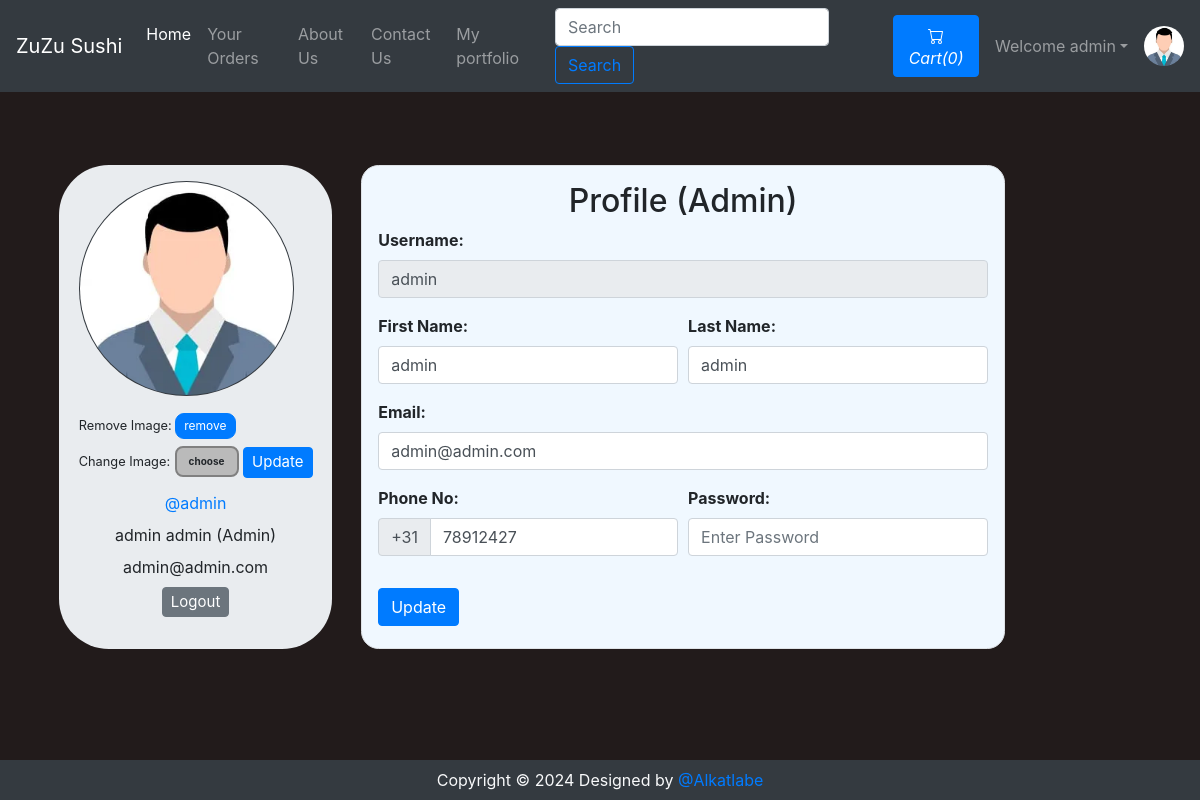
The page /viewProfile.php (signed in) on the database its author committed.
### tables this page shows
CREATE TABLE `sitedetail` (
  `tempId` int(11) NOT NULL,
  `systemName` varchar(21) NOT NULL,
  `email` varchar(255) NOT NULL,
  `contact1` bigint(21) NOT NULL,
  `contact2` bigint(21) DEFAULT NULL COMMENT 'Optional',
  `address` text NOT NULL,
  `dateTime` datetime NOT NULL DEFAULT '0000-00-00 00:00:00' ON UPDATE current_timestamp()
);

CREATE TABLE `users` (
  `id` int(21) NOT NULL,
  `username` varchar(21) NOT NULL,
  `firstName` varchar(21) NOT NULL,
  `lastName` varchar(21) NOT NULL,
  `email` varchar(35) NOT NULL,
  `phone` bigint(20) NOT NULL,
  `userType` enum('0','1') NOT NULL DEFAULT '0' COMMENT '0=user\r\n1=admin',
  `password` varchar(255) NOT NULL,
  `joinDate` datetime NOT NULL DEFAULT current_timestamp()
);

### viewProfile.php (the view, shortened to what this page needs)
<!DOCTYPE HTML>
<html lang="en">
<head>
    <link rel="stylesheet" href="https://stackpath.bootstrapcdn.com/bootstrap/4.2.1/css/bootstrap.min.css">
    <link rel="stylesheet" href="https://stackpath.bootstrapcdn.com/bootstrap/4.3.1/css/bootstrap.min.css">
    <link rel="stylesheet" href="https://use.fontawesome.com/releases/v5.7.2/css/all.css">
</head>
<body>
    <?php include 'Templates/_dbconnect.php';?>
    <?php require 'Templates/_nav.php' ?>
    <?php
        if($loggedin) {
    ?>
    <div class="container">
        <?php
            $sql = "SELECT * FROM users WHERE id='$userId'";
            $result = mysqli_query($conn, $sql);
            $row=mysqli_fetch_assoc($result);
            $username = $row['username'];
            $firstName = $row['firstName'];
            $lastName = $row['lastName'];
            $email = $row['email'];
            $phone = $row['phone'];
            $userType = $row['userType'];
            if($userType == 0) {
                $userType = "User";
            }
            else {
                $userType = "Admin";
            }
        ?>
        <div class="row">
            <div class="jumbotron p-3 mb-3" style="display: flex;justify-content: center;width: 28%;border-radius: 50px;margin: 0 auto;">
                <div class="user-info">
                    <img class="rounded-circle mb-3 bg-dark" src="img/person-<?php echo $userId; ?>.jpg" onError="this.src = 'img/profilePic.jpg'" style="width:215px;height:215px;padding:1px;">
                    <form action="Templates/_manageProfile.php" method="POST">
                        <small>Remove Image: </small><button type="submit" class="btn btn-primary" name="removeProfilePic" style="font-size: 12px;padding: 3px 8px;border-radius: 9px;">remove</button>
                    </form>
                    <form action="Templates/_manageProfile.php" method="POST" enctype="multipart/form-data" style="margin-top: 7px;">
                        <div class="upload-btn-wrapper">
                            <small>Change Image:</small>
                            <button class="btn upload">choose</button>
                        </div>
                        <button type="submit" name="updateProfilePic" class="btn btn-primary" style="margin-top: -20px;font-size: 15px;padding: 3px 8px;">Update</button>
                    </form>
                    <ul class="meta list list-unstyled" style="text-align:center;">
                        <li class="username my-2"><a href="viewProfile.php">@<?php echo $username ?></a></li>
                        <li class="name"><?php echo $firstName." ".$lastName; ?>
                            <label class="label label-info">(<?php echo $userType ?>)</label>
                        </li>
                        <li class="email"><?php echo $email ?></li>
                        <li class="my-2"><a href="Templates/_logout.php"><button class="btn btn-secondary" style="font-size: 15px;padding: 3px 8px;">Logout</button></a></li>
                    </ul>
                </div>
            </div>
            <div class="content-panel mb-3" style="display: flex;justify-content: center;">
                <div class="border p-3" style="border: 2px solid rgba(0, 0, 0, 0.1);border-radius: 1.1rem;background-color: aliceblue;">
                    <h2 class="title text-center">Profile<span class="pro-label label label-warning"> (<?php echo $userType ?>)</span></h2>
                    <form action="Templates/_manageProfile.php" method="post">
                        <div class="form-group">
                            <b><label for="username">Username:</label></b>
                            <input class="form-control" id="username" name="username" type="text" disabled value="<?php echo $username ?>">
                        </div>
                        <div class="form-row">
                        <div class="form-group col-md-6">
                            <b><label for="firstName">First Name:</label></b>
                            <input type="text" class="form-control" id="firstName" name="firstName" placeholder="First Name" required value="<?php echo $firstName ?>">
                        </div>
                        <div class="form-group col-md-6">
                            <b><label for="lastName">Last Name:</label></b>
                            <input type="text" class="form-control" id="lastName" name="lastName" placeholder="Last name" required value="<?php echo $lastName ?>">
                        </div>
                        </div>
                        <div class="form-group">
                            <b><label for="email">Email:</label></b>
                            <input type="email" class="form-control" id="email" name="email" placeholder="Enter Your Email" required value="<?php echo $email ?>">
                        </div>
                        <div class="form-row">
                            <div class="form-group  col-md-6">
                                <b><label for="phone">Phone No:</label></b>
                                <div class="input-group mb-3">
                                    <div class="input-group-prepend">
                                        <span class="input-group-text" id="basic-addon">+31</span>
                                    </div>
                                    <input type="tel" class="form-control" id="phone" name="phone" placeholder="Enter Your Phone Number" required pattern="[0-9]{9}" maxlength="9" value="<?php echo $phone ?>">
                                </div>
                            </div>
                            <div class="form-group  col-md-6">
                                <b><label for="password">Password:</label></b>
                                <input class="form-control" id="password" name="password" placeholder="Enter Password" type="password" required minlength="4" maxlength="21" data-toggle="password">
                            </div>
                        </div>
                        <button type="submit" name="updateProfileDetail" class="btn btn-primary">Update</button>
                    </form>
                </div>
            </div>
        </div>
    </div>
    <?php
        }
    ?>
    <?php require 'Templates/_footer.php' ?>
</body>
</html>

### Templates/_nav.php (shortened to what this page needs)
<?php
if(isset($_SESSION['loggedin']) && $_SESSION['loggedin']==true){
  $loggedin= true;
  $userId = $_SESSION['userId'];
  $username = $_SESSION['username'];
}
else{
  $loggedin = false;
  $userId = 0;
}
$sql = "SELECT * FROM `sitedetail`";
$result = mysqli_query($conn, $sql);
$row = mysqli_fetch_assoc($result);
$systemName = $row['systemName'];
echo '<nav class="navbar navbar-expand-lg navbar-dark bg-dark">
      <a class="navbar-brand" href="index.php">'.$systemName.'</a>
      <button class="navbar-toggler" type="button" data-toggle="collapse" data-target="#navbarSupportedContent" aria-controls="navbarSupportedContent" aria-expanded="false" aria-label="Toggle navigation">
        <span class="navbar-toggler-icon"></span>
      </button>
      <div class="collapse navbar-collapse" id="navbarSupportedContent">
        <ul class="navbar-nav mr-auto">
          <li class="nav-item active">
            <a class="nav-link" href="index.php">Home <span class="sr-only">(current)</span></a>
          </li>
          <li class="nav-item">
            <a class="nav-link" href="viewOrder.php">Your Orders</a>
          </li>
          <li class="nav-item">
            <a class="nav-link" href="about.php">About Us</a>
          </li>
          <li class="nav-item">
            <a class="nav-link" href="contact.php">Contact Us</a>
          </li>
          <li class="nav-item">
            <a class="nav-link" href="../index.php">My portfolio</a>
          </li>
        </ul>
        <form method="get" action="/Rest/search.php" class="form-inline my-2 my-lg-0 mx-3">
          <input class="form-control mr-sm-2" type="search" name="search" id="search" placeholder="Search" aria-label="Search" required>
          <button class="btn btn-outline-primary my-2 my-sm-0" type="submit">Search</button>
        </form>';
        $countsql = "SELECT SUM(`itemQuantity`) FROM `viewcart` WHERE `userId`=$userId";
        $countresult = mysqli_query($conn, $countsql);
        $countrow = mysqli_fetch_assoc($countresult);
        $count = $countrow['SUM(`itemQuantity`)'];
        if(!$count) {
          $count = 0;
        }
        echo '<a href="viewCart.php"><button type="button" class="btn btn-primary mx-2" title="MyCart">
          <svg xmlns="img/cart.svg" width="16" height="16" fill="currentColor" class="bi bi-cart" viewBox="0 0 16 16">
            <path d="M0 1.5A.5.5 0 0 1 .5 1H2a.5.5 0 0 1 .485.379L2.89 3H14.5a.5.5 0 0 1 .491.592l-1.5 8A.5.5 0 0 1 13 12H4a.5.5 0 0 1-.491-.408L2.01 3.607 1.61 2H.5a.5.5 0 0 1-.5-.5zM3.102 4l1.313 7h8.17l1.313-7H3.102zM5 12a2 2 0 1 0 0 4 2 2 0 0 0 0-4zm7 0a2 2 0 1 0 0 4 2 2 0 0 0 0-4zm-7 1a1 1 0 1 1 0 2 1 1 0 0 1 0-2zm7 0a1 1 0 1 1 0 2 1 1 0 0 1 0-2z"/>
          </svg>
          <i class="bi bi-cart">Cart(' .$count. ')</i>
        </button></a>';
        if($loggedin){
          echo '<ul class="navbar-nav mr-2">
            <li class="nav-item dropdown">
              <a class="nav-link dropdown-toggle" href="#" id="navbarDropdown" role="button" data-toggle="dropdown"> Welcome ' .$username. '</a>
              <div class="dropdown-menu" aria-labelledby="navbarDropdown">
                <a class="dropdown-item" href="Templates/_logout.php">Logout</a>
              </div>
            </li>
          </ul>
          <div class="text-center image-size-small position-relative">
            <a href="viewProfile.php"><img src="img/person-' .$userId. '.jpg" class="rounded-circle" onError="this.src = \'img/profilePic.jpg\'" style="width:40px; height:40px"></a>
          </div>';
        }
        else {
          echo '
          <button type="button" class="btn btn-primary mx-2"  data-toggle="modal" data-target="#loginModal">Login</button>
          <button type="button" class="btn btn-primary mx-2"  data-toggle="modal" data-target="#signupModal">SignUp</button>';
        }
  echo '</div>
    </nav>';
?>

### viewProfile.php (style rules this page uses)
body { background-color: #221b1b; }
.row { margin-right: 150px; margin-top: 73px; }
.upload-btn-wrapper { position: relative; overflow: hidden; display: inline-block; }
button.btn.upload { border: 2px solid gray; background-color: #bababa; border-radius: 8px; font-size: 10px; font-weight: bold; }

### rows shown on the page
sitedetail: systemName "ZuZu Sushi"
users: username "admin", firstName "admin", lastName "admin", userType "Admin", email "admin@admin.com", phone "78912427"

### other values the page prints
$count "0"
$username "admin"
